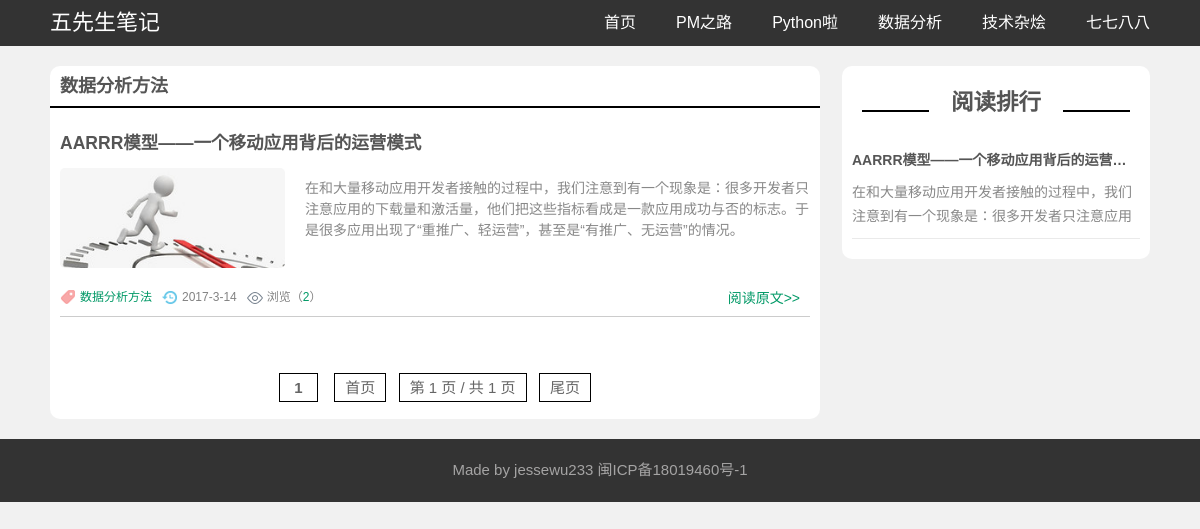
Screenshot of /tag/13 with the database file from the repository.
### blog/models.py (models this page shows, shortened)
class Tag(models.Model):
    category = models.ForeignKey(Category, default='0', on_delete=models.CASCADE)
    name = models.CharField(max_length=100)
    def __str__(self):
        return self.name

class Post(models.Model):
    title = models.CharField(max_length=100)
    body = RichTextUploadingField()
    created_time = models.DateTimeField()
    modified_time = models.DateTimeField()
    excerpt = models.TextField(max_length=200, blank=True)
    category = models.ForeignKey(Category, on_delete=models.CASCADE)
    tags = models.ForeignKey(Tag, on_delete=models.CASCADE, blank=True, default='0')
    author = models.ForeignKey(User, on_delete=models.CASCADE)
    views = models.PositiveIntegerField(default=0)
    imgUrl = ImageField(upload_to='PostImg', default='0')

### blog/views.py (the view)
# urls.py: path('tag/<int:tag_id>', views.tag, name='tag'),
def tag(request, tag_id):
    page_num = 10
    tag_name = models.Tag.objects.get(pk=tag_id)
    all_post_list = models.Post.objects.filter(tags__name=tag_name).order_by("-created_time")
    sum_num = all_post_list.count()
    most_view_list = all_post_list.order_by("-views")[:5]
    bigTitle = tag_name
    paginator = Paginator(all_post_list, page_num)
    current_page = 1
    previous_page = current_page - 1
    next_page = current_page + 1
    post_list = paginator.page(current_page)
    context = {
        "post_list": post_list,
        "bigTitle": bigTitle,
        "most_view_list": most_view_list,
        "paginator": paginator,
        "current_page": current_page,
        "previous_page": previous_page,
        "next_page": next_page,
        "sum_num": sum_num,
        "tag_id": tag_id
    }
    return render(request, 'blog/tag.html', context)

### blog/templates/blog/tag.html (shortened to what this page needs)
{% load staticfiles %}
<!doctype html>
<html>
<head>
    <link href="{% static "blog/css/base.css" %}" rel="stylesheet">
    <link href="{% static "blog/css/index.css" %}" rel="stylesheet">
    <link href="{% static "blog/css/m.css" %}" rel="stylesheet">
</head>
<body>
<header>
    <div id="mnav">
        <div class="logo"><a href="/">五先生笔记</a></div>
        <ul id="starlist">
            <li><a href="http://localhost:8000/">首页</a></li>
            <li><a href="{% url "blog:category" 6 %}">PM之路</a></li>
            <li><a href="{% url "blog:category" 7 %}">Python啦</a></li>
            <li><a href="{% url "blog:category" 8 %}">数据分析</a></li>
            <li><a href="{% url "blog:category" 9 %}">技术杂烩</a></li>
            <li><a href="{% url "blog:category" 9 %}">七七八八</a></li>
        </ul>
    </div>
</header>
<div class="line46"></div>
<article>
    <div style="margin-top: 20px" class="leftbox">
        <div class="newblogs">
            <h2 class="hometitle">{{ bigTitle }}</h2>
            {% if post_list %}
                <ul>
                    {% for post in post_list %}
                        <li>
                            <h3 class="blogtitle"><a href="{% url "blog:detail" post.id %}"
                                                     target="_blank">{{ post.title }}</a></h3>
                            <div class="bloginfo"><span class="blogpic"><a href="/" title=""><img
                                    src="../../../media/{{ post.imgUrl }}"/></a></span>
                                <p>{{ post.excerpt }}</p>
                            </div>
                            <div class="autor"><span class="lm f_l"><a
                                    href="{% url "blog:tag" post.tags.id %}">{{ post.tags }}</a></span><span
                                    class="dtime f_l">{{ post.created_time.year }}-{{ post.created_time.month }}-{{ post.created_time.day }}</span><span
                                    class="viewnum f_l">浏览（<a href="/">{{ post.views }}</a>）</span>
                                <span class="f_r"><a href="{% url "blog:detail" post.id %}"
                                                                                class="more">阅读原文>></a></span>
                            </div>
                        </li>
                    {% endfor %}
                </ul>
            {% endif %}
            <div class="pagelist"><a title="Total record">&nbsp;<b>{{ sum_num }}</b> </a>&nbsp;&nbsp
                <a href="{% url "blog:tag_page" tag_id 1 %}">首页</a>
                &nbsp<a href="#">第 {{ current_page }} 页 / 共 {{ paginator.num_pages }} 页</a>&nbsp
                <a href="{% url "blog:tag_page" tag_id paginator.num_pages %}">尾页</a>
            </div>
        </div>
    </div>
    <div class="rightbox">
        <div class="blank"></div>
        <div class="paihang">
            <h2 class="ab_title"><a href="{% url "blog:top" %}">阅读排行</a></h2>
            {% if most_view_list %}
                <ul>
                    {% for post in most_view_list %}
                        <li><b><a href="{% url "blog:detail" post.id %}" target="_blank">{{ post.title }}</a></b>
                            <p>{{ post.excerpt | truncatechars:40 }}</p>
                        </li>
                    {% endfor %}
                </ul>
            {% endif %}
        </div>
    </div>
</article>
<footer>
    <p>Made by <a href="/">jessewu233</a> <a href="/">闽ICP备18019460号-1</a></p>
</footer>
</body>
</html>

### blog/static/blog/css/base.css (style rules this page uses)
* { margin: 0; padding: 0 }
body { font: 15px "Microsoft YaHei", Arial, Helvetica, sans-serif; color: #555; background: #f1f1f1; line-height: 1.5; }
img { border: 0; display: block }
ul, li { list-style: none; }
a { text-decoration: none; color: #555 }
.blank { height: 20px; overflow: hidden; width: 100%; margin: auto; clear: both }
.f_l { float: left }
.f_r { float: right }
.line46 { height: 46px; width: 100% }
header { width: 100%; color: #FFF; background: #333; line-height: 46px; overflow: hidden; position: fixed; top: 0; z-index: 100 }
.logo { float: left; font-size: 22px }
#mnav { width: 1100px; margin: auto }
#mnav a { color: #FFF }
#starlist { float: right; }
#starlist li { float: left; display: block; padding: 0 0 0 40px; font-size: 16px }
article { width: 1100px; margin: auto; overflow: hidden }
footer { width: 100%; background: #333; color: #a5a4a4; text-align: center; padding: 20px 0; }
footer a { color: #a5a4a4 }

### blog/static/blog/css/index.css (style rules this page uses)
.leftbox { width: 70%; float: left; overflow: hidden; margin-bottom: 20px; }
.rightbox { width: 28%; float: right; overflow: hidden; }
.hometitle { padding: 0 10px; line-height: 40px; height: 40px; font-size: 18px;; border-bottom: #000 2px solid; position: relative; }
.newblogs { background: #fff; overflow: hidden; width: 100%; clear: both; border-radius: 10px; }
h3.blogtitle { line-height: 30px; margin: 10px 0; }
.blogpic { overflow: hidden; width: 30%; max-height: 100px; display: block; float: left; margin-right: 20px; border-radius: 5px; }
.newblogs ul { padding: 10px; overflow: hidden }
.newblogs li { border-bottom: #ccc 1px solid; margin-bottom: 10px; overflow: hidden; }
.autor { width: 100%; overflow: hidden; clear: both; margin: 20px 0 0 0; display: inline-block; color: #838383; font-size: 12px }
.autor span { margin: 0 10px 0 0; padding-left: 20px }
.autor span a { color: #096; }
.lm { background: url(../images/newsbg01.png) no-repeat left center }
.dtime { background: url(../images/newsbg02.png) no-repeat left center }
.viewnum { background: url(../images/newsbg04.png) no-repeat left center }
.blogpic img { width: 100%; }
.bloginfo p { color: #888; overflow: hidden; text-overflow: ellipsis; -webkit-box-orient: vertical; display: -webkit-box; -webkit-line-clamp: 3; padding-top: 10px; font-size: 14px; }
.more { font-size: 14px; }
.ab_title { text-align: center; position: relative; margin: 20px; }
.ab_title:before { content: ""; width: 25%; height: 2px; background: #000; position: absolute; left: 0; bottom: 8px }
.ab_title:after { content: ""; width: 25%; height: 2px; background: #000; position: absolute; right: 0; bottom: 8px }
.paihang { background: #FFF; border-radius: 10px; overflow: hidden; margin: 0 0 20px 0; }
.paihang ul { padding: 10px; }
.paihang ul li { border-bottom: solid 1px #EAEAEA; font-size: 14px; margin: 0 0 10px 0; padding: 0 0 10px 0; overflow: hidden; }
.paihang ul li b { height: 30px; text-overflow: ellipsis; white-space: nowrap; overflow: hidden; display: block; }
.paihang ul li p { line-height: 24px; color: #888 }
.pagelist { text-align: center; color: #666; width: 100%; clear: both; margin: 20px 0; padding-top: 20px }
.pagelist a { color: #666; margin: 0 2px; border: 1px solid #000; padding: 5px 10px; }

### rows the page displays
Tag: name "数据分析方法"
Post: title "AARRR模型——一个移动应用背后的运营模式", imgUrl (picture), excerpt "在和大量移动应用开发者接触的过程中，我们注意到有一个现象是：很多开发者只注意应用的下载量和激活量，他们把这些指标看成是一款应用成功与否的标志。于是很多应用出现了“重推广、轻运营”，甚至是“有推广、无运营”的情况。", tags "数据分析方法", created_time.year "2017", created_time.month "3", created_time.day "14", views "2", excerpt "在和大量移动应用开发者接触的过程中，我们注意到有一个现象是：很多开发者只注意应用"

### other values shown
{{ sum_num }} "1"
{{ current_page }} "1"
{{ paginator.num_pages }} "1"
